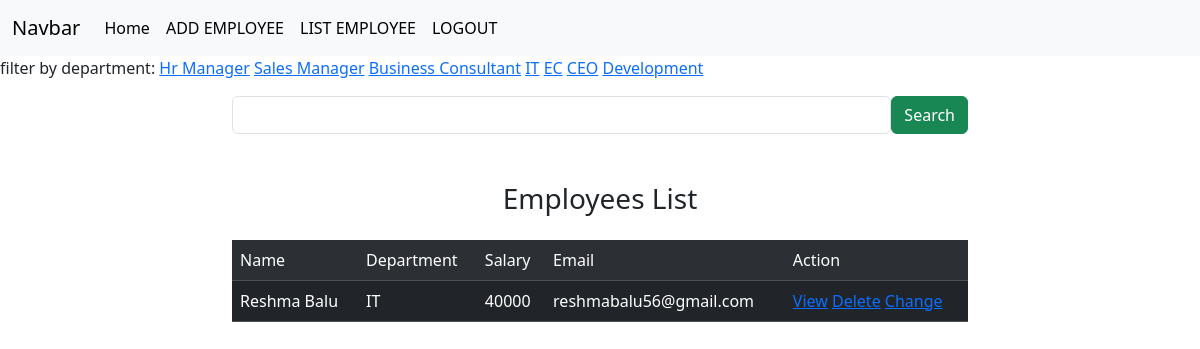
Page /employees/all?department=IT (signed in) on the committed database.
### crm/models.py (models this page shows, shortened)
class Employees(models.Model):
    name=models.CharField(max_length=200)
    department=models.CharField(max_length=200)
    salary=models.PositiveIntegerField()
    email=models.EmailField(unique=True)
    age=models.PositiveIntegerField()
    contact=models.CharField(null=True,max_length=10)
    profile_pic=models.ImageField(upload_to="images",null=True,blank=True)
    dob=models.DateField(null=True,blank=True)

### crm/views.py (the view, shortened to what this page needs)
# urls.py: path("employees/all",views.EmployeeListView.as_view(),name="emp-all"),
@method_decorator(signin_required,name="dispatch")
class EmployeeListView(View):
    def get(self,request,*args,**kwargs):
        qs=Employees.objects.all()
        departments=Employees.objects.all().values_list("department",flat=True).distinct()
        print(departments)
        if "department" in request.GET:
            dept=request.GET.get("department")
            qs=qs.filter(department__iexact=dept)
        return render(request,"emp_list.html",{"data":qs,"departments":departments})

### crm/views.py (called while the page is built)
def signin_required(fn):
    def wrapper(request,*args,**kwargs):
        if not request.user.is_authenticated:
            messages.error(request,"invalid session")
            return redirect("signin")
        else:
            return fn(request,*args,**kwargs)
    return wrapper

### crm/templates/emp_list.html (shortened to what this page needs)
{%extends 'base.html'%}
{%block body_block%}
<div>
    filter by department:
    {%for dept in departments%}
<a href="{%url 'emp-all' %}?department={{dept}}">{{dept}}</a>
{%endfor%}
</div>
<div class="container mt-3">
    <div class="row">
        <div class="col-2"></div>
        <div class="col-8">
            <form action="" method="post">
                <div class="d-flex">
                   <input type="text" name="box" class="form-control">
                   <button type="submit" class="btn btn-success">Search</button>
                </div>
            </form>
        </div>
        <div class="col-2"></div>
    </div>
</div>
<div class="container mt-5">
    <h3 class="text-center">Employees List</h3>
    <div class="row">
        <div class="col-2"></div>
        <div class="col-8">
            <table class="table table-dark table-striped  caption-top">
              <caption></caption>
                <tr>
                    <td>Name</td>
                    <td>Department</td>
                    <td>Salary</td>
                    <td>Email</td>
                    <td>Action</td>
                </tr>
                {%for emp in data%}
                <tr>
                    <td>{{emp.name}}</td>
                    <td>{{emp.department}}</td>
                    <td>{{emp.salary}}</td>
                    <td>{{emp.email}}</td>
                    <td>
                        <a href="{%url 'emp-details' emp.id%}">View</a>
                        <a href="{%url 'emp-delete' emp.id%}">Delete</a>
                        <a href="{%url 'emp-edit' emp.id%}">Change</a>
                    </td>
                </tr>
                {%endfor%}
            </table>
        </div>
        <div class="col-2"></div>
    </div>
</div>
{%endblock%}

### rows in the picture
Employees: name "Reshma Balu", department "IT", salary "40000", email "reshmabalu56@gmail.com"

### other values in the picture
{{ dept }} "Hr Manager" "Sales Manager" "Business Consultant" "IT" "EC" "CEO" "Development"
